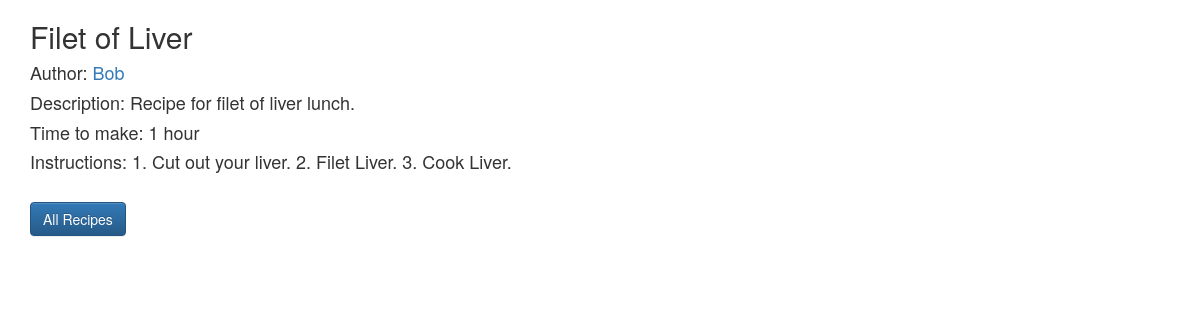
The app's page /recipe/2/ with its own data.
### homepage/models.py (models this page shows, shortened)
class Recipe(models.Model):
    title = models.CharField(max_length=50)
    author = models.ForeignKey(Author, on_delete=models.CASCADE)
    description = models.TextField()
    time_required = models.CharField(max_length=50)
    instructions = models.TextField()

class Author(models.Model):
    name = models.CharField(max_length=80)
    bio = models.TextField()

### homepage/views.py (the view)
# urls.py: path('recipe/<int:recipe_id>/', recipe_detail),
def recipe_detail(request, recipe_id):
    my_recipe = Recipe.objects.filter(id=recipe_id).first()
    selected_author = Author.objects.filter(id=recipe_id).first()
    return render(request, "recipe_detail.html", {"recipe": my_recipe, "author": selected_author})

### templates/recipe_detail.html (shortened to what this page needs)
<link rel="stylesheet" href="https://maxcdn.bootstrapcdn.com/bootstrap/3.3.7/css/bootstrap.min.css">
<link rel="stylesheet" href="https://maxcdn.bootstrapcdn.com/bootstrap/3.3.7/css/bootstrap-theme.min.css">
<div class="container">
  {% if not recipe %}
  <h1>The recipe you are looking for does not exist.</h1>
  {% else %}
  <h2>{{ recipe.title }}</h2>
  <h4>Author: <a href="/author/{{ recipe.author.id }}">{{ recipe.author.name }}</a></h4>
  <h4>Description: {{ recipe.description }}</h4>
  <h4>Time to make: {{ recipe.time_required }}</h4>
  <h4>Instructions: {{ recipe.instructions }}</h4>
  {% endif %}
  <br>
  <a class="btn btn-primary" href='/' role="button">All Recipes</a>
</div>

### records on screen
Recipe: title "Filet of Liver", author.name "Bob", description "Recipe for filet of liver lunch.", time_required "1 hour", instructions "1. Cut out your liver. 2. Filet Liver. 3. Cook Liver."
